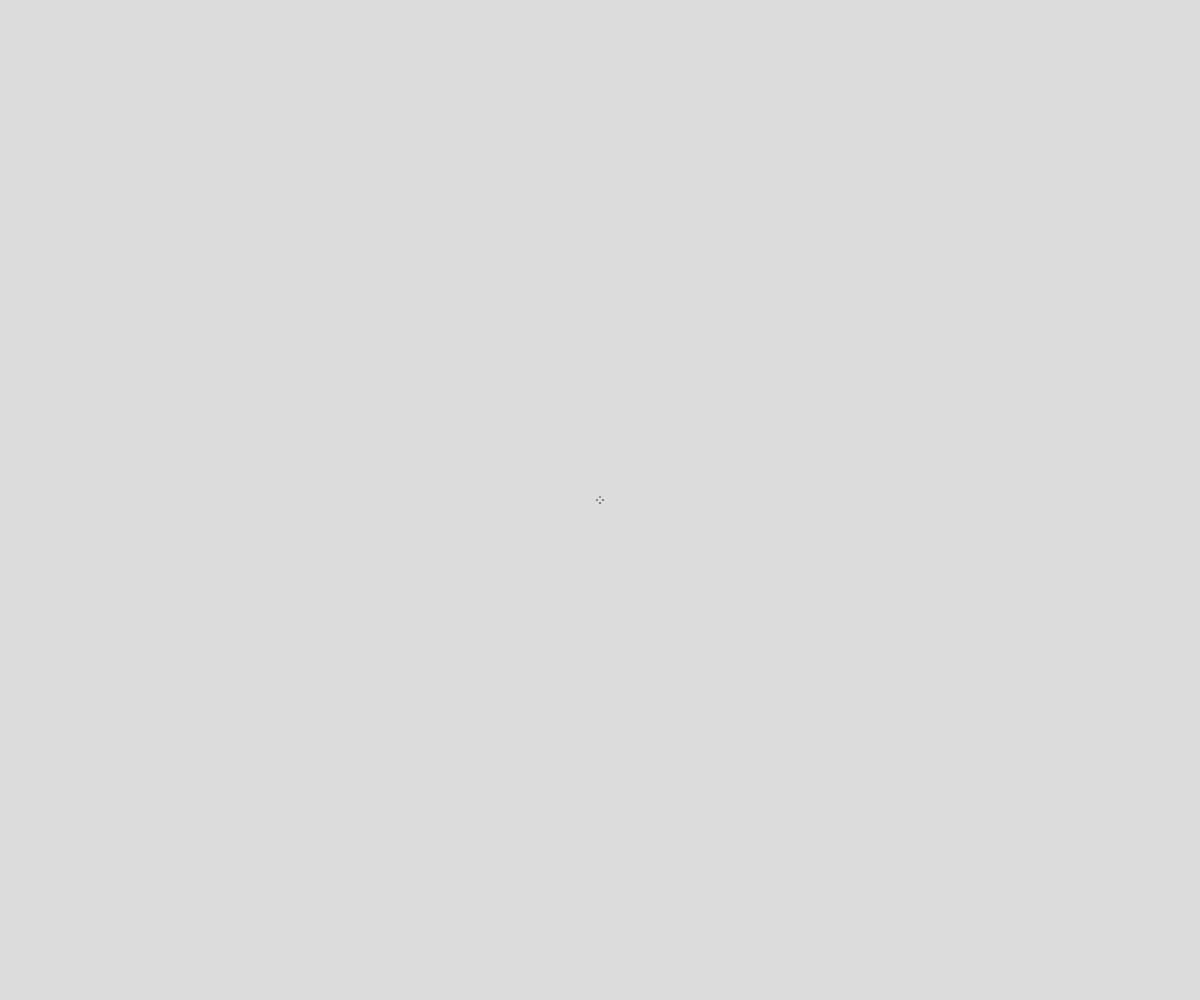
Frame 1 (no input)
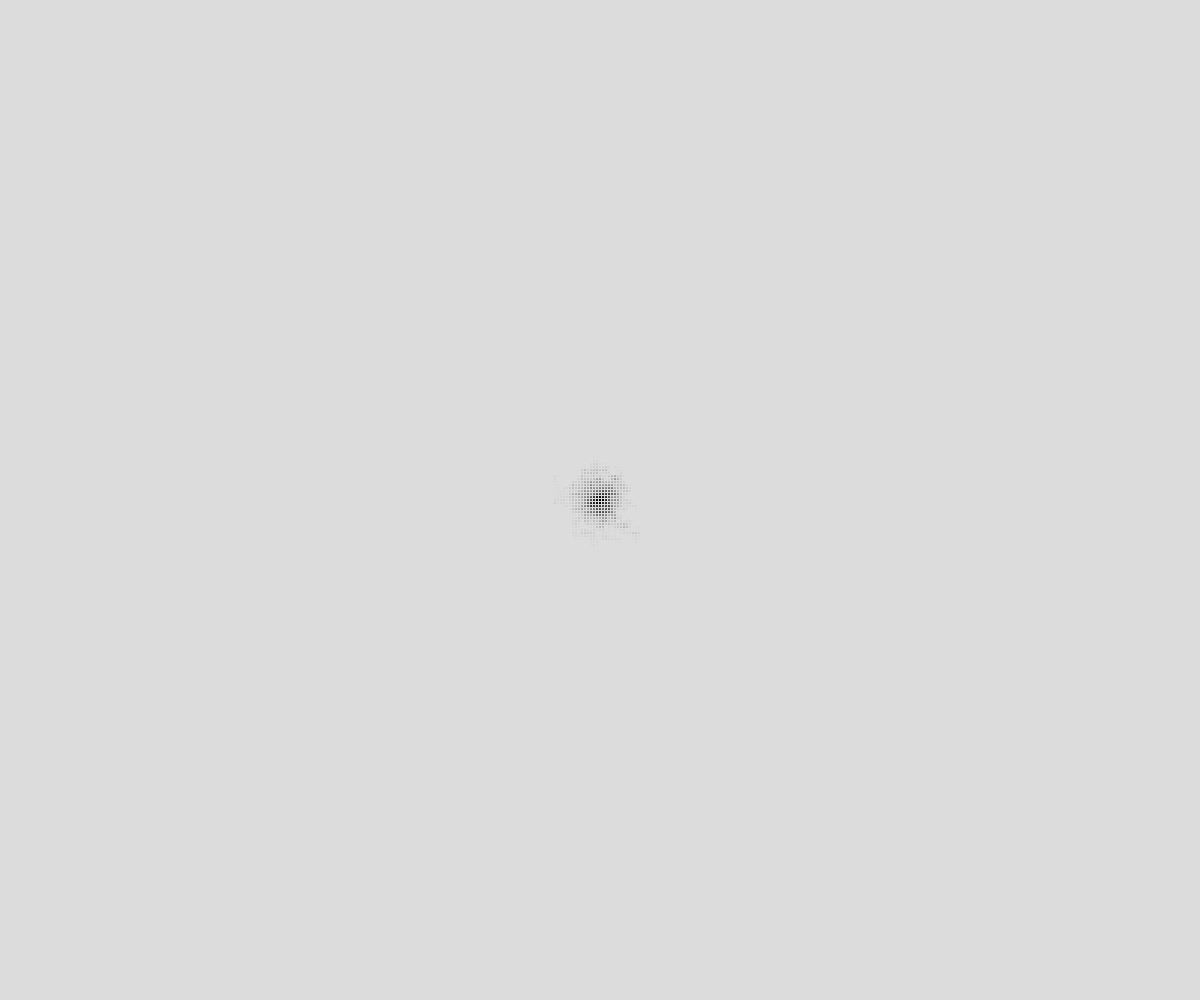
Frame 60 (no input)
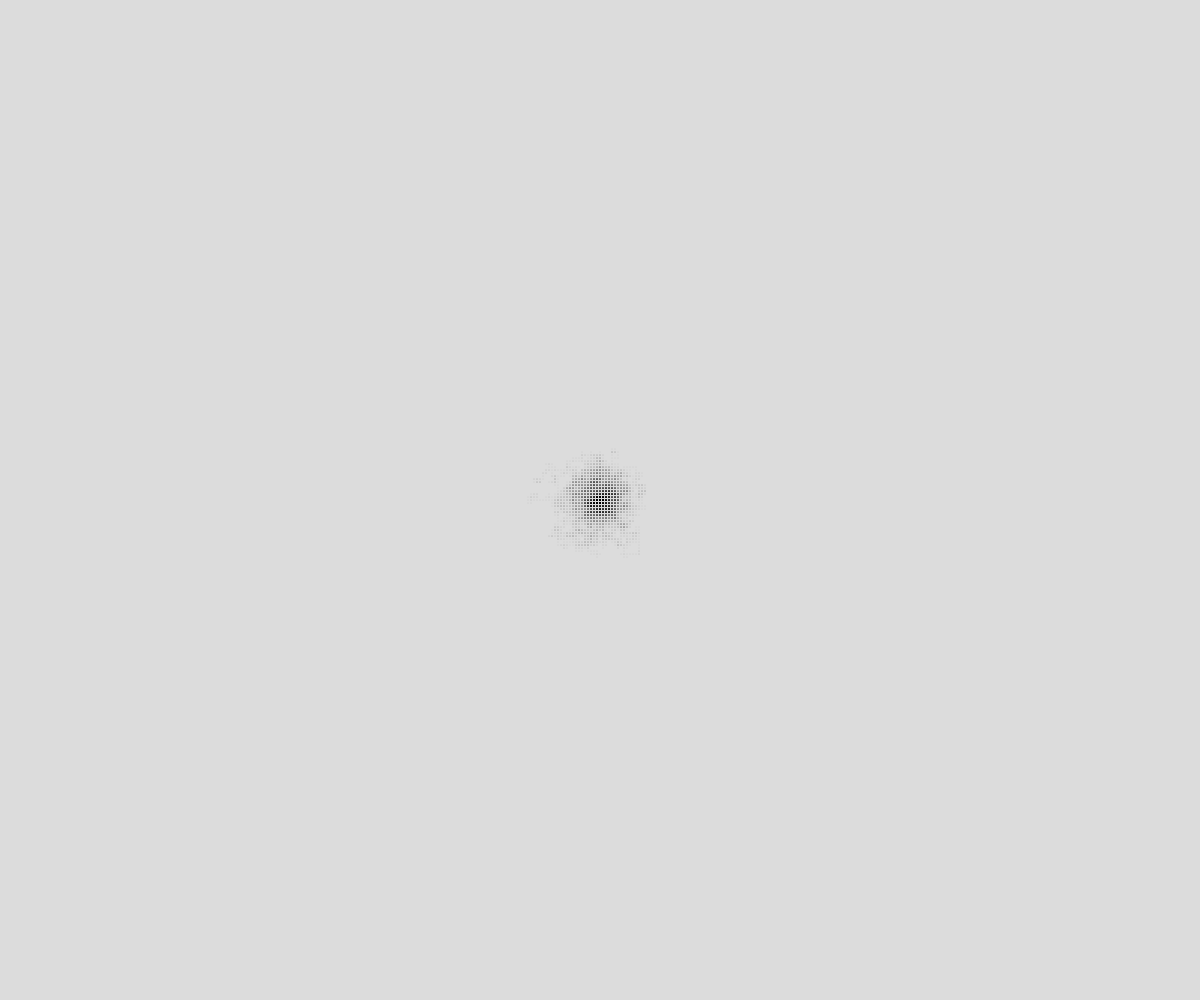
Frame 120 (the mouse pressed at the canvas centre since frame 60)

The p5.js sketch that drew these frames (run headless with seeded random() and noise() and a simulated clock; from frame 60 on, the mouse is pressed at the canvas centre):

// p5.js sketch
// ── sketch.js
let count = 100;
let walkers = [];
let step = 3;

function setup() {
  createCanvas(windowWidth, windowHeight);
  resetSketch(windowWidth, windowHeight);
  background(220);
}

function draw() {
  //background(51);

  for (var i = 0; i < walkers.length; i++) {
    walkers[i].show();
  }
}

function windowResized() {
  resizeCanvas(windowWidth, windowHeight);
  resetSketch(windowWidth, windowHeight);
}

function resetSketch(width = 500, height = 500) {
  walkers.length = 0;
  console.log(width, height);
  for (var i = 0; i < count; i++) {
    var w = new Walker(width / 2, height / 2);
    walkers.push(w);
  }
}

function mouseClicked() {
  resizeCanvas(windowWidth, windowHeight);
  resetSketch(windowWidth, windowHeight);
}

function Walker(x, y) {
  this.x = x;
  this.y = y;
}

Walker.prototype.show = function () {
  var choice = floor(random(4));
  if (choice === 0) {
    this.x = this.x + step;
  } else if (choice === 1) {
    this.x = this.x - step;
  } else if (choice === 2) {
    this.y = this.y + step;
  } else {
    this.y = this.y - step;
  }
  stroke('rgba(0, 0, 0, 0.1)');
  noFill();
  point(this.x, this.y);
}

window.onresize = resetSketch();
